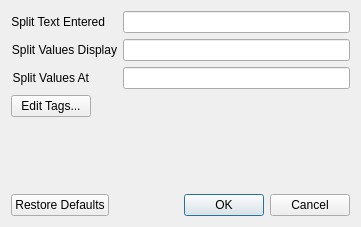
<?xml version="1.0" encoding="UTF-8"?>
<ui version="4.0">
 <class>PrefsDialog</class>
 <widget class="QDialog" name="PrefsDialog">
  <property name="geometry">
   <rect>
    <x>0</x>
    <y>0</y>
    <width>361</width>
    <height>227</height>
   </rect>
  </property>
  <property name="windowTitle">
   <string>Preferences</string>
  </property>
  <layout class="QVBoxLayout" name="verticalLayout">
   <item>
    <layout class="QFormLayout" name="formLayout_2">
     <item row="0" column="0">
      <widget class="QLabel" name="label_split_text_entered">
       <property name="toolTip">
        <string>&lt;html&gt;&lt;head/&gt;&lt;body&gt;&lt;p&gt;The symbol that should split the data typed in. For example, with it set to be &amp;quot;,&amp;quot;, John Smith, Jane Doe should be understood as two separate values.&lt;/p&gt;&lt;p&gt;&lt;br/&gt;&lt;/p&gt;&lt;/body&gt;&lt;/html&gt;</string>
       </property>
       <property name="text">
        <string>Split Text Entered</string>
       </property>
       <property name="alignment">
        <set>Qt::AlignmentFlag::AlignRight|Qt::AlignmentFlag::AlignTrailing|Qt::AlignmentFlag::AlignVCenter</set>
       </property>
       <property name="wordWrap">
        <bool>true</bool>
       </property>
       <property name="buddy">
        <cstring>line_edit_split_text_entered</cstring>
       </property>
      </widget>
     </item>
     <item row="0" column="1">
      <widget class="QLineEdit" name="line_edit_split_text_entered"/>
     </item>
     <item row="1" column="0">
      <widget class="QLabel" name="label_split_values_display">
       <property name="toolTip">
        <string>&lt;html&gt;&lt;head/&gt;&lt;body&gt;&lt;p&gt;The symbol that should be used in the table to show when there are multiple items in a field. If set to \\, John Smith, Jane Doe would be shown as John Smith\\Jane Doe&lt;/p&gt;&lt;p/&gt;&lt;/body&gt;&lt;/html&gt;</string>
       </property>
       <property name="text">
        <string>Split Values Display</string>
       </property>
       <property name="alignment">
        <set>Qt::AlignmentFlag::AlignRight|Qt::AlignmentFlag::AlignTrailing|Qt::AlignmentFlag::AlignVCenter</set>
       </property>
       <property name="wordWrap">
        <bool>true</bool>
       </property>
       <property name="buddy">
        <cstring>line_edit_split_values_display</cstring>
       </property>
      </widget>
     </item>
     <item row="1" column="1">
      <widget class="QLineEdit" name="line_edit_split_values_display"/>
     </item>
     <item row="2" column="0">
      <widget class="QLabel" name="label_split_values_at">
       <property name="toolTip">
        <string>&lt;html&gt;&lt;head/&gt;&lt;body&gt;&lt;p&gt;The symbol used when existing values should be split. For example, if an existing field is John Smith; Jane Doe, this should split it into separate values.&lt;/p&gt;&lt;p/&gt;&lt;/body&gt;&lt;/html&gt;</string>
       </property>
       <property name="text">
        <string>Split Values At</string>
       </property>
       <property name="alignment">
        <set>Qt::AlignmentFlag::AlignRight|Qt::AlignmentFlag::AlignTrailing|Qt::AlignmentFlag::AlignVCenter</set>
       </property>
       <property name="wordWrap">
        <bool>true</bool>
       </property>
       <property name="buddy">
        <cstring>line_edit_split_values_at</cstring>
       </property>
      </widget>
     </item>
     <item row="2" column="1">
      <widget class="QLineEdit" name="line_edit_split_values_at"/>
     </item>
    </layout>
   </item>
   <item>
    <layout class="QHBoxLayout" name="horizontalLayout">
     <item>
      <widget class="QPushButton" name="button_edit_tags">
       <property name="toolTip">
        <string>&lt;html&gt;&lt;head/&gt;&lt;body&gt;&lt;p&gt;The tags shown in the main table.&lt;/p&gt;&lt;/body&gt;&lt;/html&gt;</string>
       </property>
       <property name="text">
        <string>Edit Tags...</string>
       </property>
      </widget>
     </item>
     <item>
      <spacer name="horizontalSpacer">
       <property name="orientation">
        <enum>Qt::Orientation::Horizontal</enum>
       </property>
       <property name="sizeHint" stdset="0">
        <size>
         <width>40</width>
         <height>20</height>
        </size>
       </property>
      </spacer>
     </item>
    </layout>
   </item>
   <item>
    <spacer name="verticalSpacer">
     <property name="orientation">
      <enum>Qt::Orientation::Vertical</enum>
     </property>
     <property name="sizeHint" stdset="0">
      <size>
       <width>20</width>
       <height>40</height>
      </size>
     </property>
    </spacer>
   </item>
   <item>
    <widget class="QDialogButtonBox" name="button_box">
     <property name="orientation">
      <enum>Qt::Orientation::Horizontal</enum>
     </property>
     <property name="standardButtons">
      <set>QDialogButtonBox::StandardButton::Cancel|QDialogButtonBox::StandardButton::Ok|QDialogButtonBox::StandardButton::RestoreDefaults</set>
     </property>
    </widget>
   </item>
  </layout>
 </widget>
 <resources/>
 <connections>
  <connection>
   <sender>button_box</sender>
   <signal>accepted()</signal>
   <receiver>PrefsDialog</receiver>
   <slot>accept()</slot>
   <hints>
    <hint type="sourcelabel">
     <x>248</x>
     <y>254</y>
    </hint>
    <hint type="destinationlabel">
     <x>157</x>
     <y>274</y>
    </hint>
   </hints>
  </connection>
  <connection>
   <sender>button_box</sender>
   <signal>rejected()</signal>
   <receiver>PrefsDialog</receiver>
   <slot>reject()</slot>
   <hints>
    <hint type="sourcelabel">
     <x>316</x>
     <y>260</y>
    </hint>
    <hint type="destinationlabel">
     <x>286</x>
     <y>274</y>
    </hint>
   </hints>
  </connection>
 </connections>
</ui>
